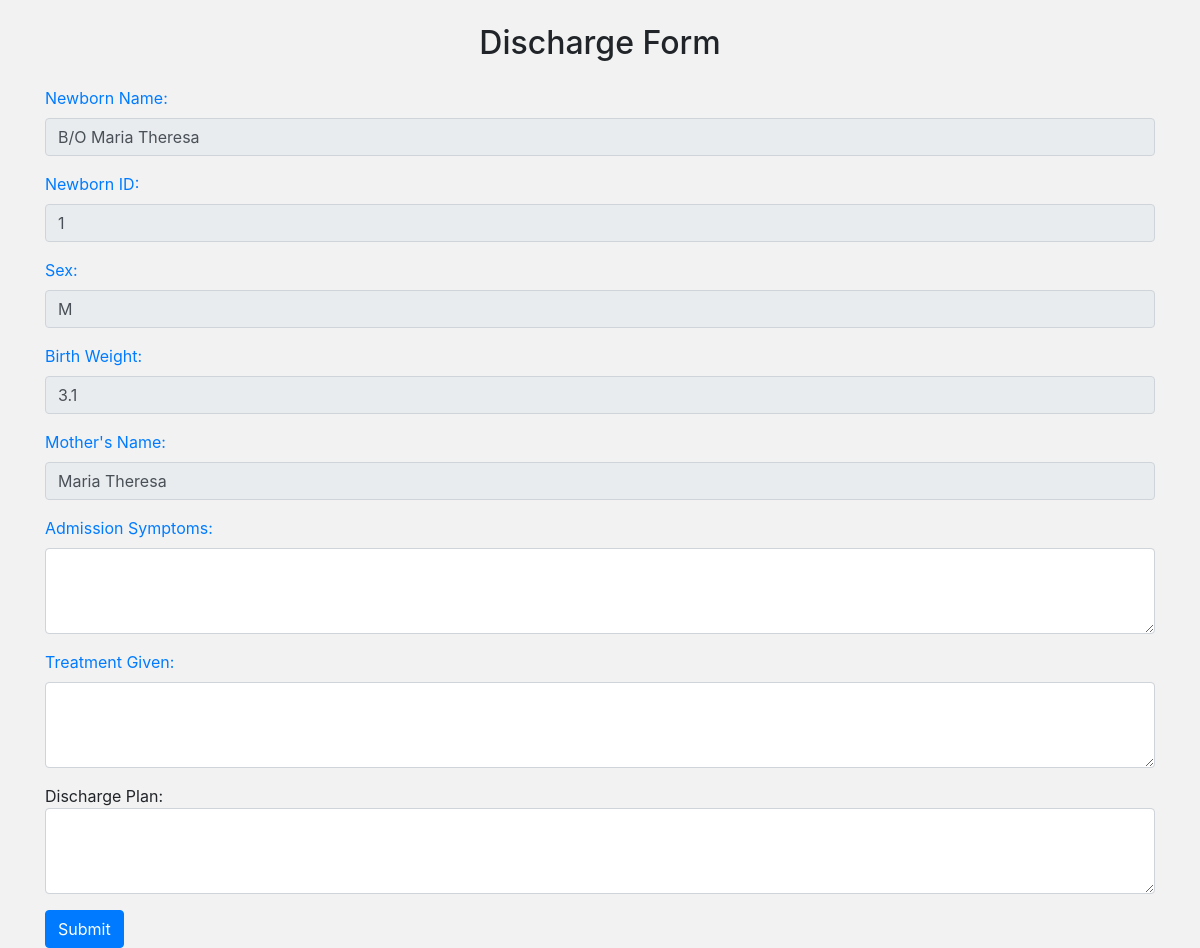
/newborn/discharge/1/, run on an earlier commit of the app's database.
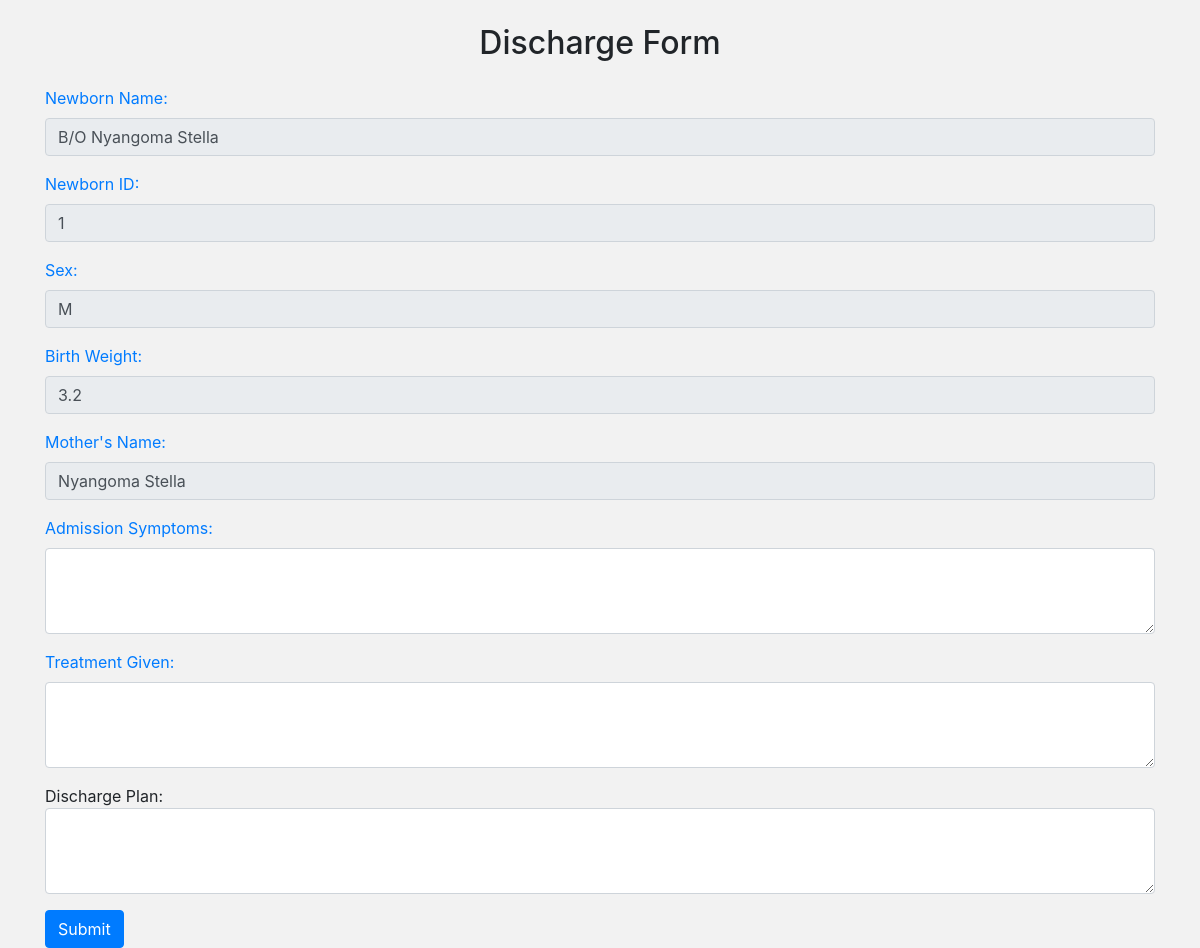
And on a later commit of the database.
### newborn/models.py (models this page shows, shortened)
class NewbornAdmission(models.Model):
    PLACE_OF_BIRTH_CHOICES = [
        ('Hospital', 'Hospital'),
        ('Along the road', 'Along the road'),
        ('Home', 'Home'),
    ]
    MODE_OF_DELIVERY_CHOICES = [
        ('SVD', 'SVD (Spontaneous Vaginal Delivery)'),
        ('C/S', 'C/S (Caesarean Section)'),
    ]
    MEANS_OF_TRANSPORT_CHOICES = [
        ('Ambulance', 'Ambulance'),
        ('Public means', 'Public means'),
    ]
    YES_NO_CHOICES = [
        ('Yes', 'Yes'),
        ('No', 'No'),
    ]
    SEX = [
        ('M', 'M'),
        ('F', 'F'),
    ]
    admission_date = models.DateTimeField()
    name = models.CharField(max_length=100)
    sex = models.CharField(max_length=100, choices=SEX)
    birth_weight = models.DecimalField(max_digits=2, decimal_places=1)
    delivery_date = models.DateTimeField()
    place_of_birth = models.CharField(max_length=20, choices=PLACE_OF_BIRTH_CHOICES)
    hospital_name = models.CharField(max_length=100, blank=True, null=True)
    mode_of_delivery = models.CharField(max_length=3, choices=MODE_OF_DELIVERY_CHOICES)
    indication = models.CharField(max_length=100, blank=True, null=True)
    resuscitation_done = models.CharField(max_length=3, choices=YES_NO_CHOICES)
    resuscitation_choices_1 = models.BooleanField(verbose_name='Bag&Mask', default=False, blank=True)
    resuscitation_choices_2 = models.BooleanField(verbose_name='Oxygen', default=False, blank=True)
    referred_in = models.CharField(max_length=3, choices=YES_NO_CHOICES)
    facility_name = models.CharField(max_length=100, blank=True, null=True)
    referral_date_time = models.DateTimeField(blank=True, null=True)
    reason_for_referral = models.CharField(max_length=100, blank=True, null=True)
    means_of_transport = models.CharField(max_length=20, choices=MEANS_OF_TRANSPORT_CHOICES, blank=True, null=True)
    oxygen_transport = models.CharField(max_length=3, choices=YES_NO_CHOICES, blank=True, null=True)
    mother = models.ForeignKey(MotherDetails, on_delete=models.CASCADE, null=True)

class MotherDetails(models.Model):
    name = models.CharField(max_length=50)
    age = models.IntegerField(default=28)
    blood_group = models.CharField(max_length=50, choices=BLOOD_GROUP)
    parity = models.CharField(max_length=100)
    number_of_living_children = models.CharField(max_length=100)
    hiv_status = models.CharField(max_length=50, choices=HIV_STATUS)
    level_of_education = models.CharField(max_length=50, choices=LEVEL_OF_EDUCATION)
    occupation = models.CharField(max_length=50, choices=OCCUPATION)
    location = models.ForeignKey(MotherLocation, on_delete=models.CASCADE, null=True)

### newborn/views.py (the view)
# urls.py: path('newborn/discharge/<int:pk>/', views.discharge_form, name='discharge'),
def discharge_form(request, pk):
    newborn = NewbornAdmission.objects.get(pk=pk)
    return render(request, 'newborn/discharge_form.html', {'newborn': newborn})

### newborn/templates/newborn/discharge_form.html (shortened to what this page needs)
<!DOCTYPE html>
<html>
<head>
	<link rel="stylesheet" href="https://maxcdn.bootstrapcdn.com/bootstrap/4.5.2/css/bootstrap.min.css">
</head>
<body>
	<div class="container">
		<h2 class="text-center my-4">Discharge Form</h2>
		<form>
			<div class="form-group">
				<label for="newborn-name">Newborn Name:</label>
				<input type="text" class="form-control" id="newborn-name" value="{{ newborn.name }}" disabled>
			</div>
			<div class="form-group">
				<label for="newborn-id">Newborn ID:</label>
				<input type="text" class="form-control" id="newborn-id" value="{{ newborn.id }}" disabled>
			</div>
			<div class="form-group">
				<label for="sex">Sex:</label>
				<input type="text" class="form-control" id="sex" value="{{ newborn.sex }}" disabled>
			</div>
			<div class="form-group">
				<label for="birth-weight">Birth Weight:</label>
				<input type="text" class="form-control" id="birth-weight" value="{{ newborn.birth_weight }}" disabled>
			</div>
			<div class="form-group">
				<label for="mother-name">Mother's Name:</label>
				<input type="text" class="form-control" id="mother-name" value="{{ newborn.mother.name }}" disabled>
			</div>
			<div class="form-group">
				<label for="admission-symptoms">Admission Symptoms:</label>
				<textarea class="form-control" id="admission-symptoms" rows="3"></textarea>
			</div>
			<div class="form-group">
				<label for="treatment-given">Treatment Given:</label>
				<textarea class="form-control" id="treatment-given" rows="3"></textarea>
			</div>
			<div class="form-group">
				<labelfor="discharge-plan">Discharge Plan:</label>
			<textarea class="form-control" id="discharge-plan" rows="3"></textarea>
			</div>
			<button type="submit" class="btn btn-primary">Submit</button>
		</form>
	</div>
</body>
</html>

What changed in the data, as far as the page shows it:
changed NewbornAdmission id 1: name "B/O Maria Theresa" → "B/O Nyangoma Stella"; birth_weight "3.1" → "3.2"; mother.name "Maria Theresa" → "Nyangoma Stella"
